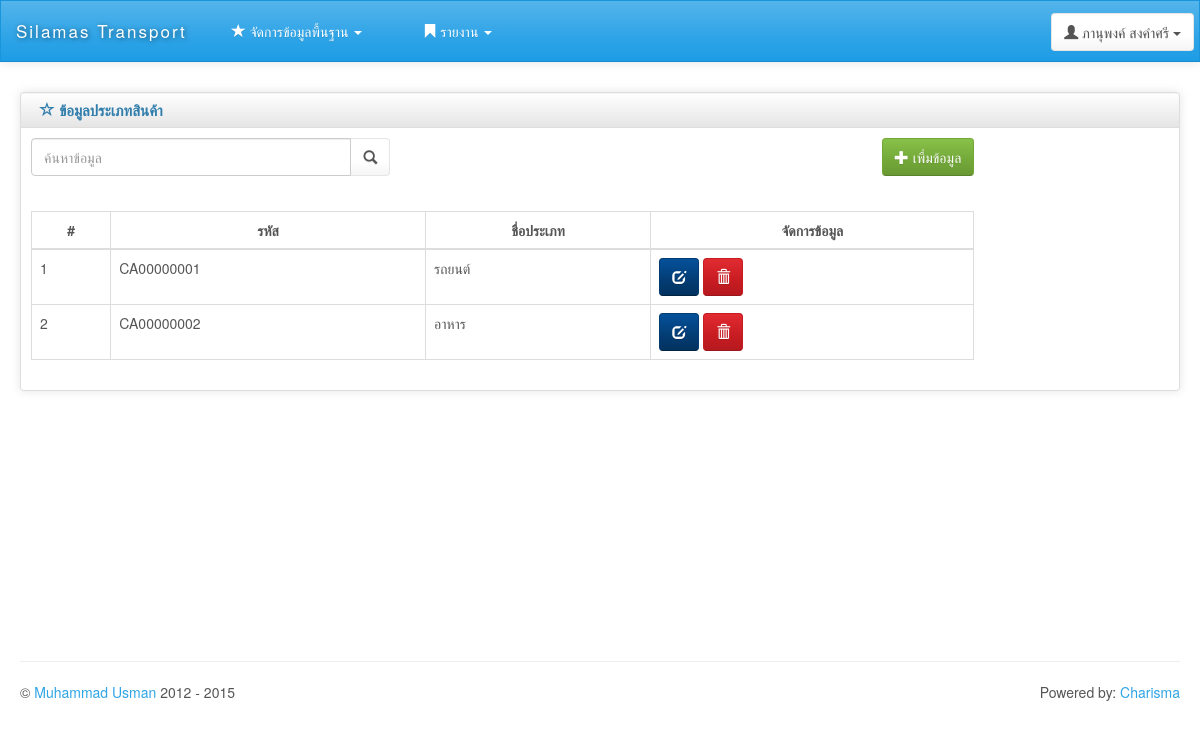
/category_list.php (signed in), run on the app's committed database.
### tables this page shows
CREATE TABLE `employee` (
  `Emp_id` char(10) NOT NULL,
  `Emp_card` varchar(13) DEFAULT NULL,
  `Emp_name` varchar(20) DEFAULT NULL,
  `Emp_sex` int(1) DEFAULT NULL,
  `Emp_tel` varchar(10) DEFAULT NULL,
  `Emp_pos` int(1) DEFAULT NULL,
  `Emp_user` varchar(20) DEFAULT NULL,
  `Emp_pass` varchar(10) DEFAULT NULL,
  `Car_id` varchar(10) DEFAULT NULL,
  PRIMARY KEY (`Emp_id`)
);

CREATE TABLE `category` (
  `Cat_id` varchar(10) NOT NULL,
  `Cat_name` varchar(30) DEFAULT NULL,
  PRIMARY KEY (`Cat_id`)
);

### category_list.php (the view)
<?php include "head.php"; ?>
<div class="row">
    <div class="box col-md-12">
        <div class="box-inner">
            <div class="box-header well" data-original-title="">
                <h2><i class="glyphicon glyphicon-star-empty"></i> ข้อมูลประเภทสินค้า</h2>
            </div>
            <div class="box-content">
                <div class="row">
                    <div class="col-md-4">
                        <form name="frmSearch" method="GET">
                            <div class="form-group input-group">
                                <input type="search" name="search" class="form-control" placeholder="ค้นหาข้อมูล">
                                <span class="input-group-btn">
                                    <button class="btn btn-default" type="submit"><span class="glyphicon glyphicon-search"></span></button>
                                </span>
                            </div>
                        </form>
                    </div>
                    <div class="col-md-6">
                        <div class="pull-right">
                            <a class="btn btn-success" href="category_view.php">
                                <i class="glyphicon glyphicon-plus "></i> เพื่มข้อมูล
                            </a>
                        </div>
                    </div>
                </div><br>
                <div class="row">
                    <div class="col-md-10">
                        <table class="table table-bordered">
                            <thead>
                                <tr>
                                    <th class="text-center">#</th>
                                    <th class="text-center">รหัส</th>
                                    <th class="text-center">ชื่อประเภท</th>
                                    <th class="text-center">จัดการข้อมูล</th>
                                </tr>
                            </thead>
                            <tbody>
                                <?php
                                $n = 0;
                                $sql = "select * from Category where Cat_id like '%".$_GET['search']."%' or Cat_name like '%".$_GET['search']."%' order by Cat_id asc";
                                $query = mysqli_query($connect, $sql);
                                $num = mysqli_num_rows($query);
                                if ($num > 0) {
                                    while ($array = mysqli_fetch_array($query)) {
                                        $n++;
                                        ?>
                                        <tr>
                                            <td><?= $n; ?></td>
                                            <td><?= $array['Cat_id'] ?></td>
                                            <td><?= $array['Cat_name'] ?></td>
                                            <td class="center">
                                                <a class="btn btn-info" href="category_view.php?mode=edit&id=<?=$array['Cat_id']?>">
                                                    <i class="glyphicon glyphicon-edit"></i>
                                                </a>
                                                <a class="btn btn-danger" href="category_save?mode=delete&id=<?=$array['Cat_id']?>" onclick="return confirm('คุณต้องการลบข้อมูลนี่ ? ')">
                                                    <i class="glyphicon glyphicon-trash"></i>
                                                </a>
                                            </td>
                                        </tr>
                                        <?php
                                    }
                                } else {
                                    ?>
                                    <tr>
                                        <th style="text-align: center;" colspan="4"> ไม่พบข้อมูล</th>
                                    </tr>
                                    <?php
                                }
                                ?>
                            </tbody>
                        </table>
                    </div>
                </div>
            </div>
        </div>
    </div>
</div>
<?php include "footer.php"; ?>

### head.php (shortened to what this page needs)
<?php
include "config.php";
?>
<!DOCTYPE html>
<html lang="en">
<head>
    <link id="bs-css" href="css/bootstrap-cerulean.min.css" rel="stylesheet">
    <link href="css/charisma-app.css" rel="stylesheet">
    <link href='bower_components/fullcalendar/dist/fullcalendar.css' rel='stylesheet'>
    <link href='bower_components/fullcalendar/dist/fullcalendar.print.css' rel='stylesheet' media='print'>
    <link href='bower_components/chosen/chosen.min.css' rel='stylesheet'>
    <link href='bower_components/colorbox/example3/colorbox.css' rel='stylesheet'>
    <link href='bower_components/responsive-tables/responsive-tables.css' rel='stylesheet'>
    <link href='bower_components/bootstrap-tour/build/css/bootstrap-tour.min.css' rel='stylesheet'>
    <link href='css/jquery.noty.css' rel='stylesheet'>
    <link href='css/noty_theme_default.css' rel='stylesheet'>
    <link href='css/elfinder.min.css' rel='stylesheet'>
    <link href='css/elfinder.theme.css' rel='stylesheet'>
    <link href='css/jquery.iphone.toggle.css' rel='stylesheet'>
    <link href='css/uploadify.css' rel='stylesheet'>
    <link href='css/animate.min.css' rel='stylesheet'>
</head>
    <body>
<?php
$sql_login = "select * from Employee where Emp_id='".$_SESSION['ss_emp_id']."'";
$result_login = mysqli_query($connect, $sql_login);
$login = mysqli_fetch_array($result_login);
?>
<div class="navbar navbar-default" role="navigation">
    <div class="navbar-inner">
        <a class="navbar-brand" href="index.php">
            <span>Silamas Transport</span></a>
        <div class="btn-group pull-right">
            <button class="btn btn-default dropdown-toggle" data-toggle="dropdown">
                <i class="glyphicon glyphicon-user"></i><span class="hidden-sm hidden-xs"> <?=$login['Emp_name']?></span>
                <span class="caret"></span>
            </button>
        </div>
        <?php
        if($login['Emp_pos']=="0" or $login['Emp_pos']=="1" ){?>
        <ul class="collapse navbar-collapse nav navbar-nav top-menu">
            <li class="dropdown">
                <a href="#" data-toggle="dropdown"><i class="glyphicon glyphicon-star"></i> จัดการข้อมูลพื้นฐาน <span
                        class="caret"></span></a>
            </li>
        </ul>
        <?php } ?>
        <?php if($login['Emp_pos']=="0"){?>
        <ul class="collapse navbar-collapse nav navbar-nav top-menu">
            <li class="dropdown">
                <a href="#" data-toggle="dropdown"><i class="glyphicon glyphicon glyphicon-bookmark"></i> รายงาน <span
                        class="caret"></span></a>
            </li>
        </ul>
        <?php } ?>
    </div>
</div>
<div class="ch-container">
    <div class="row">
    <?php
    if($login['Emp_pos']=="2"){
        include "sidebar.php";
        $size="10";
    }else{
        $size="12";
    }
 ?>
    <div id="content" class="col-lg-<?=$size?> col-sm-<?=$size?>">

### css/charisma-app.css (style rules this page uses)
.ch-container { padding: 0 15px; }
.box { margin-top: 10px; margin-bottom: 10px; }
.box-inner { border: 1px solid #DEDEDE; border-radius: 3px; -webkit-border-radius: 3px; -moz-border-radius: 3px; box-shadow: 0 0 10px rgba(189, 189, 189, 0.4); -webkit-box-shadow: 0 0 10px rgba(189, 189, 189, 0.4); -moz-box-shadow: 0 0 10px rgba(189, 189, 189, 0.4); }
.box-header { border: none; padding-top: 5px; border-bottom: 1px solid #DEDEDE; border-radius: 3px 3px 0 0; -webkit-border-radius: 3px 3px 0 0; -moz-border-radius: 3px 3px 0 0; height: 35px; min-height: 35px !important; margin-bottom: 0; font-weight: bold; font-size: 16px; background: -moz-linear-gradient(top, rgba(255, 255, 255, 0) 0%, rgba(0, 0, 0, 0.1) 100%); background: -webkit-gradient(linear, left top, left bottom, color-stop(0%, rgba(255, 255, 255, 0)), color-stop(100%, rgba(0, 0, 0, 0.1))); background: -webkit-linear-gradient(top, rgba(255, 255, 255, 0) 0%, rgba(0, 0, 0, 0.1) 100%); background: -o-linear-gradient(top, rgba(255, 255, 255, 0) 0%, rgba(0, 0, 0, 0.1) 100%); background: -ms-linear-gradient(top, rgba(255, 255, 255, 0) 0%, rgba(0, 0, 0, 0.1) 100%); background: linear-gradient(to bottom, rgba(255, 255, 255, 0) 0%, rgba(0, 0, 0, 0.1) 100%); filter: progid:DXImageTransform.Microsoft.gradient(startColorstr='#00ffffff', endColorstr='#1a000000', GradientType=0); }
.box-header h2 { font-size: 15px; width: auto; clear: none; float: left; line-height: 25px; white-space: nowrap; font-weight: bold; margin-top: 0; margin-bottom: 0; }
.box-header h2 > i { margin-top: 1px; }
.box-content { padding: 10px; }
.navbar-brand { font-family: "Helvetica Neue",Helvetica,Arial,sans-serif; letter-spacing: 2px; text-shadow: 1px 1px 5px rgba(0, 0, 0, 0.5); font-size: 17px; }
.navbar-brand span { float: left; }
.navbar-inner { padding-top: 5px; padding-bottom: 5px; line-height: 30px; height: 60px; }
.navbar-inner .btn-group { margin: 7px 5px 0 5px; }
.pull-right { float: right !important; }
.navbar { border-radius: 0; }
@media only screen and (min-width: 980px) { a, button, input[type=submit], input[type=button], .product-img { -webkit-transition: .5s; -moz-transition: .5s; -ms-transition: .5s; -o-transition: .5s; transition: .5s; } }
@media only screen and (min-width: 980px) { .ch-container { padding: 0 20px; } }

### bower_components/responsive-tables/responsive-tables.css (style rules this page uses)
table th { font-weight: bold; }
table td, table th { padding: 9px 10px; text-align: left; }

### data on the page
employee: Emp_name "ภานุพงค์ สงคำศรี"
category: Cat_id "CA00000001", Cat_name "รถยนต์"
category: Cat_id "CA00000002", Cat_name "อาหาร"
